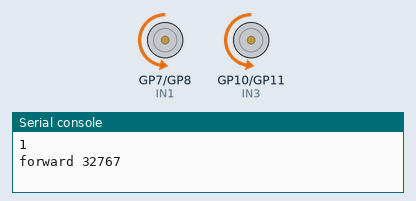
The program below on a simulated Raspberry Pi Pico running MicroPython. Shown: motor-driver pin pairs drawn as motors (green arrow = first pin HIGH = forward, orange = second pin HIGH = backward, longer = more drive, scaled by the enable pin), the last lines printed to the serial console. At 26.4 s the program stops and its outputs stay as they are.

Above: at 0.1 s.
At 6.2 s:
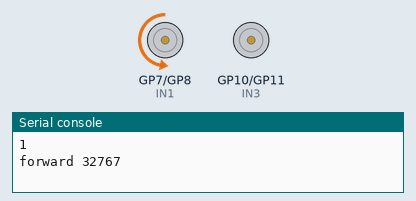
At 15.5 s:
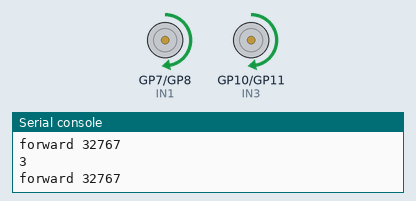
At 26.5 s:
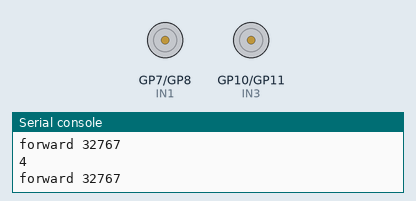
Timing chart, 0 to 27.9 s (numbered marks = the images above):
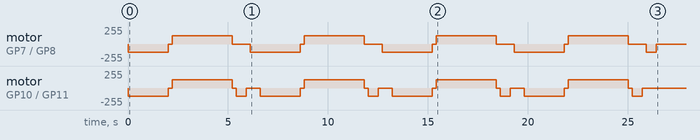

The program:

motor1.py
```python
from machine import Pin, PWM
from time import sleep

# Motor 1 LEFT
IN1 = Pin(7, Pin.OUT)
IN2 = Pin(8, Pin.OUT)

speed_l = PWM(Pin(6))
speed_l.freq(500)

# Motor 2 RIGHT
IN3 = Pin(10, Pin.OUT)
IN4 = Pin(11, Pin.OUT)

speed_r = PWM(Pin(9))
speed_r.freq(500)


speed = 0.5
speed_now = int(speed * 65535)

# initialisieren
IN1.low()
IN2.low()
IN3.low()
IN4.low()


def forward():
    speed_l.duty_u16(speed_now)
    IN1.low()
    IN2.high()
    speed_r.duty_u16(speed_now)
    IN3.low()
    IN4.high()

    print("forward " + str(speed_now))


def backward():
    speed_l.duty_u16(speed_now)
    IN1.high()
    IN2.low()
    speed_r.duty_u16(speed_now)
    IN3.high()
    IN4.low()


def stop():
    speed_l.duty_u16(0)
    IN1.low()
    IN2.low()
    speed_r.duty_u16(0)
    IN3.low()
    IN4.low()


def left():
    speed_l.duty_u16(0)
    IN1.low()
    IN2.low()
    speed_r.duty_u16(speed_now)
    IN3.low()
    IN4.high()


def right():
    speed_l.duty_u16(speed_now)
    IN1.low()
    IN2.high()
    speed_r.duty_u16(0)
    IN3.low()
    IN4.low()


def test():
    forward()
    sleep(2)

    stop()
    sleep(0.2)

    backward()
    sleep(3)

    stop()
    sleep(0.2)

    left()
    sleep(0.5)

    stop()
    sleep(0.2)

    right()
    sleep(0.5)

    stop()


for i in range(1, 5):
    print(i)
    test()

# while True:
#     speed_l.duty_u16(65535)
#     print("forward 65535")
#     IN1.low()  # spin forward
#     IN2.high()
#     sleep(5)
#
#     IN1.low()  # stop
#     IN2.low()
#     sleep(2)
#
#     speed_l.duty_u16(60000)
#     print("backward 60000")
#     IN1.high()  # spin backward
#     IN2.low()
#     sleep(5)
#
#     IN1.low()  # stop
#     IN2.low()
#     sleep(2)
#
#     speed_l.duty_u16(50000)
#     print("forward 50000")
#     IN1.low()  # spin forward
#     IN2.high()
#     sleep(5)
#
#     IN1.low()  # stop
#     IN2.low()
#     sleep(2)
```
